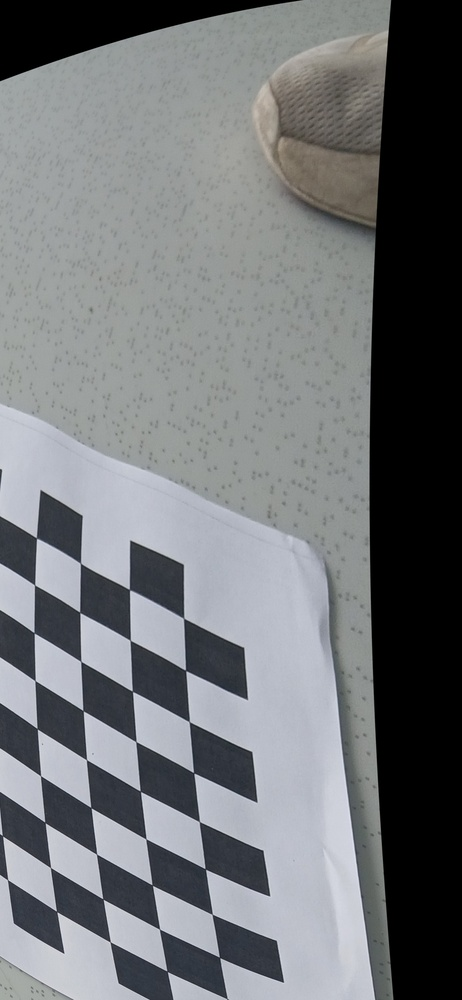
#> input picture 2025-05-17_taller_distorsion/python/img/modified/20250517_115644.jpg, 462 x 1000 px, shrunk from 1884 x 4080 before the run, given as the content of the folder img/original, which was not available
$ jupyter execute main.ipynb   (older library calls are emulated)   (text cells are left out)
#> lines starting #> are read from the running program, lines starting #| are printed output that depends on the picture
[cell 1]
from pathlib import Path

import cv2
import numpy as np

# Create output directory if it doesn't exist
output_dir = Path('img/modified')
output_dir.mkdir(parents=True, exist_ok=True)

# Read from input directory
input_dir = Path('img/original')
original_images = tuple(input_dir.glob('*'))

assert len(original_images) >= 1, "There should exist at least one input image"
original_images

[cell 2]
# Camera matrix and distortion coefficients
image = cv2.imread(original_images[0])
#> image is the input picture: shape (1000, 462, 3); mean B, G, R 119.8, 117, 114.3
h, w = image.shape[:2]
#> h = 1000; w = 462

# Define camera matrix (you might want to adjust these values)
focal_length = 1000
camera_matrix = np.array(
    [
        [focal_length, 0, w/2],
        [0, focal_length, h/2],
        [0, 0, 1]
    ],
    dtype=np.float32,
)

# Define distortion coefficients (adjust these for different effects)
# [k1, k2, p1, p2, k3]
dist_coeffs = np.array([0.5, 0.2, 0, 0, 0], dtype=np.float32)

[cell 3]
# Process all images in the original directory
for img_path in original_images:
    # Read image
    img = cv2.imread(str(img_path))
    if img is None:
        print(f'Could not read {img_path}')
        continue

    h, w = img.shape[:2]

    # Get optimal new camera matrix
    newcameramtx, roi = cv2.getOptimalNewCameraMatrix(
        camera_matrix,
        dist_coeffs,
        (w, h),
        1,
        (w, h),
    )
#> roi = (21, 9, 418, 981)

    # Generate mapping
    mapx, mapy = cv2.initUndistortRectifyMap(
        camera_matrix,
        dist_coeffs,
        None,
        newcameramtx,
        (w, h),
        cv2.CV_32FC1,
    )

    # Apply distortion
    dst = cv2.remap(
        img,
        mapx,
        mapy,
        cv2.INTER_LINEAR,
    )
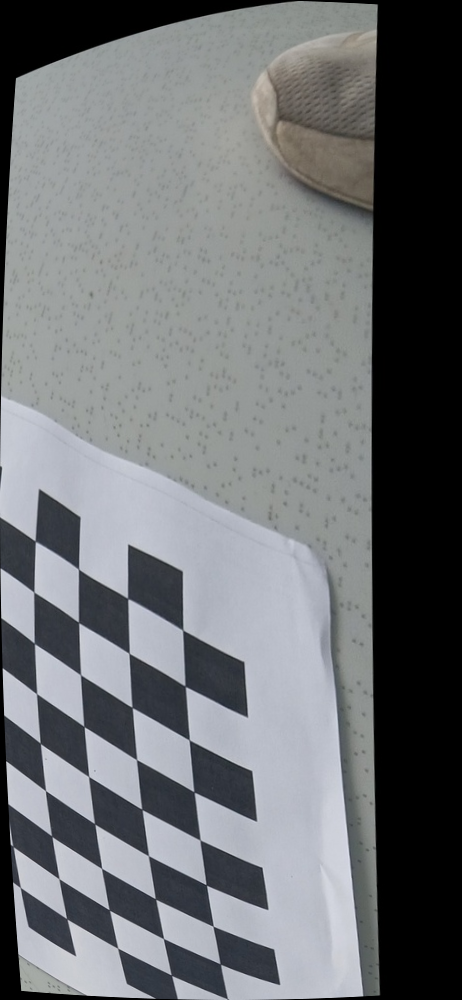
#> dst: shape (1000, 462, 3); mean B, G, R 116.8, 114.1, 111.4

    # Save the result
    output_path = output_dir / img_path.name
    cv2.imwrite(str(output_path), dst)
    print(f'Processed {img_path} -> {output_path}')


$ run again, on 2025-05-17_taller_distorsion/python/img/modified/20250517_115659.jpg
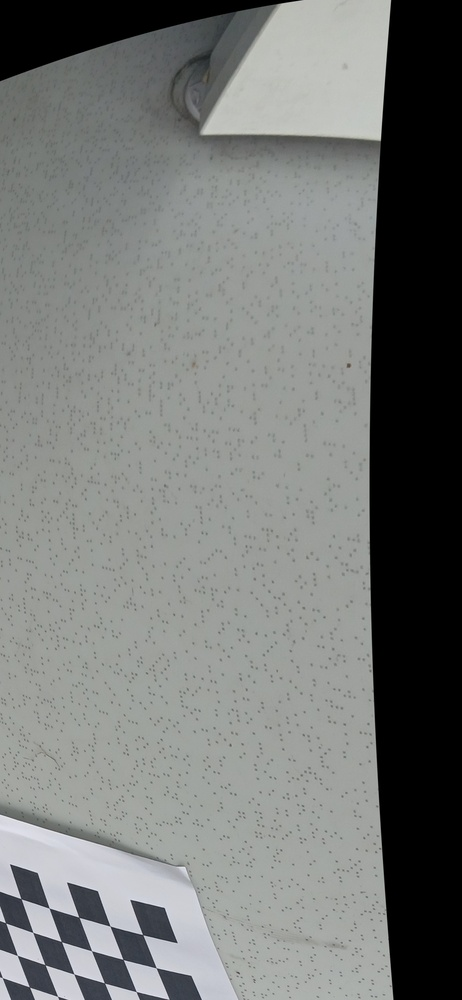
#> input picture 2025-05-17_taller_distorsion/python/img/modified/20250517_115659.jpg, 462 x 1000 px, shrunk from 1884 x 4080 before the run, given as the content of the folder img/original, which was not available
#> image is the input picture: shape (1000, 462, 3); mean B, G, R 118.8, 120.8, 118.5
#> `dst = cv2.remap( img, mapx, mapy, cv2.INTER_LINEAR, )`:
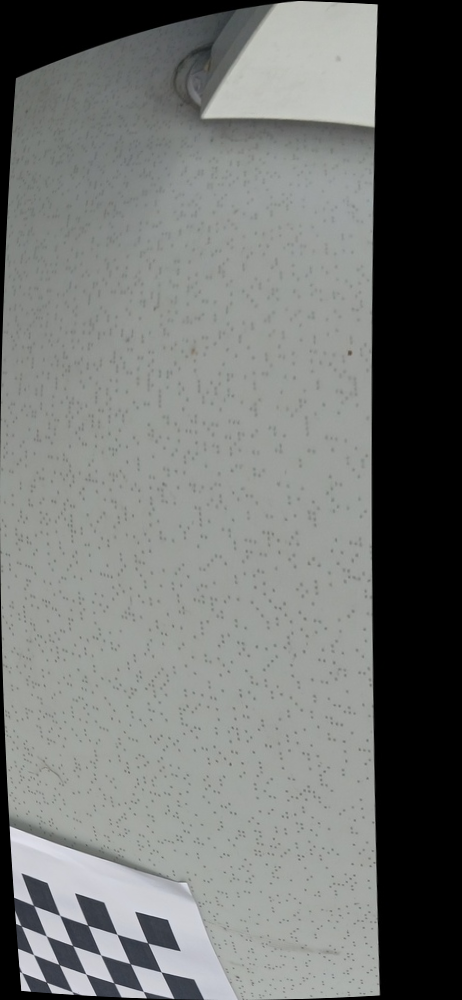
#> dst: shape (1000, 462, 3); mean B, G, R 115.6, 117.6, 115.4

$ run again, on 2025-05-17_taller_distorsion/python/img/modified/20250517_115705.jpg
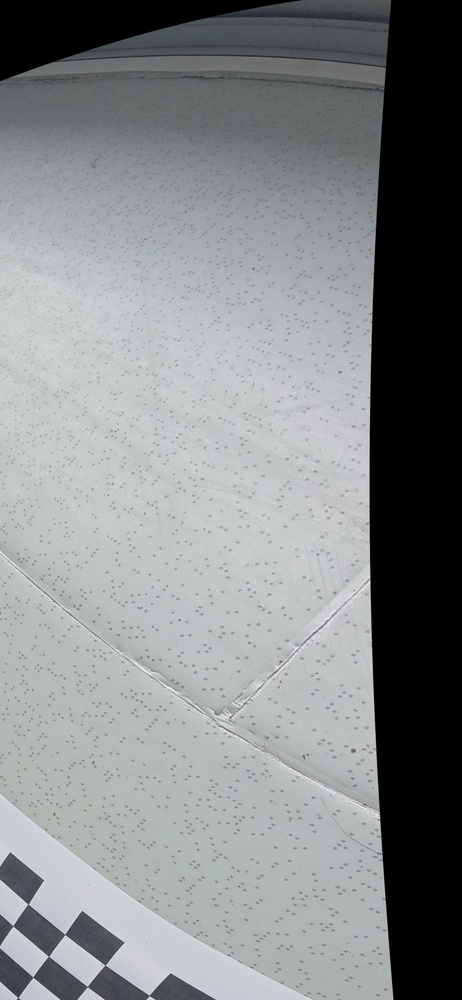
#> input picture 2025-05-17_taller_distorsion/python/img/modified/20250517_115705.jpg, 462 x 1000 px, shrunk from 1884 x 4080 before the run, given as the content of the folder img/original, which was not available
#> image is the input picture: shape (1000, 462, 3); mean B, G, R 137.6, 136.4, 132.9
#> `dst = cv2.remap( img, mapx, mapy, cv2.INTER_LINEAR, )`:
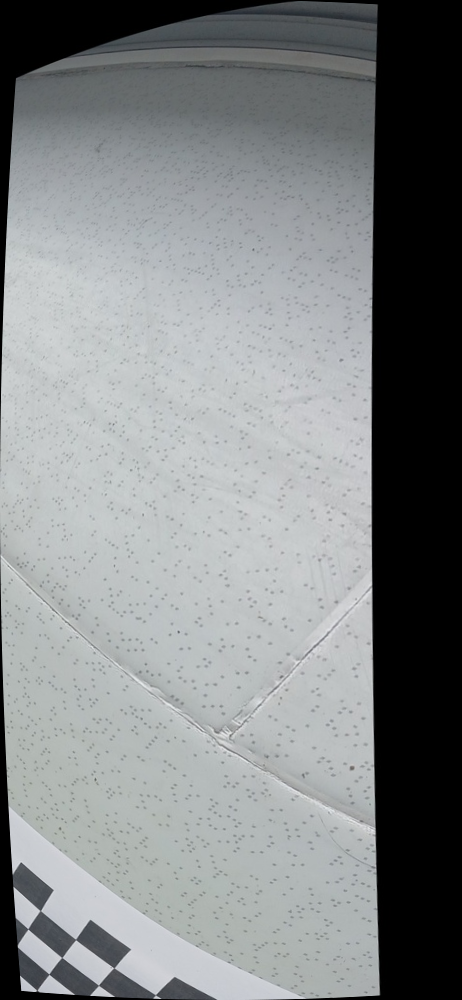
#> dst: shape (1000, 462, 3); mean B, G, R 135.8, 134.8, 131.3

$ run again, on 2025-05-17_taller_distorsion/python/img/modified/20250517_115708.jpg
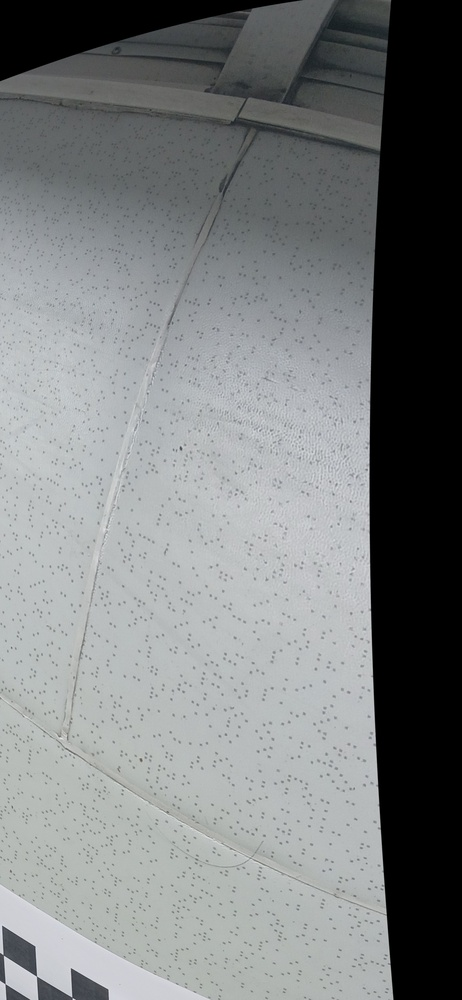
#> input picture 2025-05-17_taller_distorsion/python/img/modified/20250517_115708.jpg, 462 x 1000 px, shrunk from 1884 x 4080 before the run, given as the content of the folder img/original, which was not available
#> image is the input picture: shape (1000, 462, 3); mean B, G, R 128.3, 127.6, 124.5
#> `dst = cv2.remap( img, mapx, mapy, cv2.INTER_LINEAR, )`:
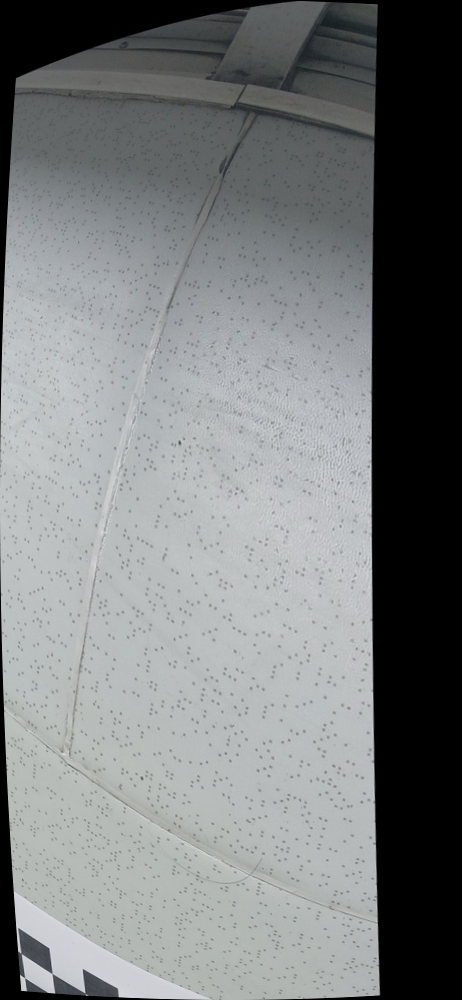
#> dst: shape (1000, 462, 3); mean B, G, R 126.5, 125.8, 122.7
